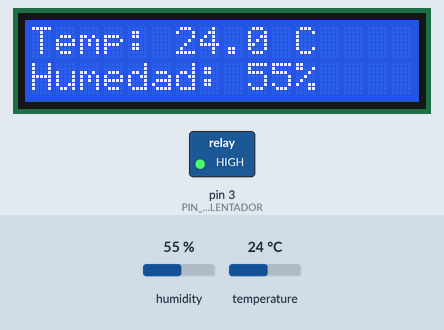
Simulated run of this sketch. Board: Arduino Uno, built with avr-gcc and run on an emulated ATmega328P. Shown: 16×2 character LCD, switched loads named in the sketch (green lamp = pin HIGH). The inputs (shaded band) are chosen by the test bench; at power-on: temperature 24 °C, humidity 55 %.

Above: at 3.2 s.
3.3 s: temperature set to 37.5 °C
At 6.4 s:
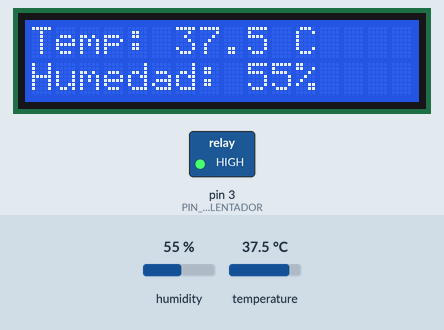
7.2 s: temperature set to 38.6 °C
At 8.6 s:
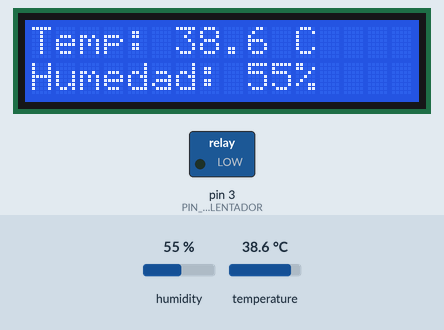
11.1 s: humidity set to 22 %
At 12.0 s:
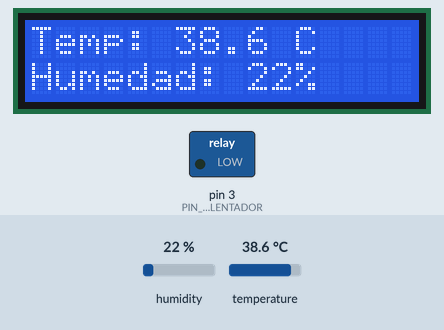
15.0 s: humidity set to 40 %
At 18.8 s:
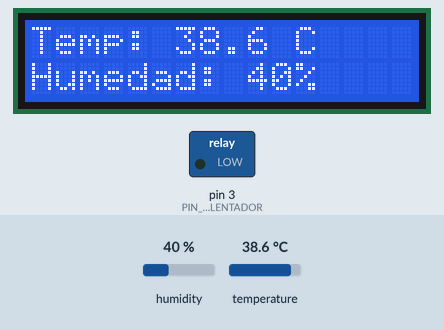
Timing chart, 0 to 19.9 s (numbered marks = the images above; inputs shaded):
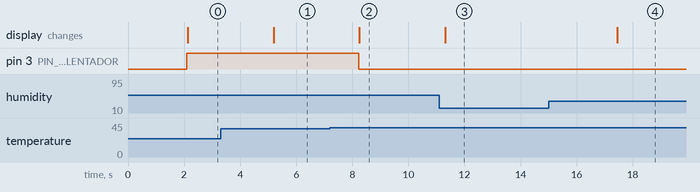

Measured:
- the behaviour switches between 38 and 38.1 °C on temperature (found by bisection; images 1 and 2)
- after the input at 3.3 s, the display: changes after 1.9 s (image 1)
- after the input at 7.2 s, pin 3 (PIN_CALENTADOR): HIGH → LOW after 1.0 s; the display: changes after 1.1 s (image 2)
- after the input at 11.1 s, the display: changes after 0.22 s (image 3)
- after the input at 15.0 s, the display: changes after 2.4 s (image 4)

The sketch:

sketch.ino
```cpp
/* * CONTROL AUTOMÁTICO DE TEMPERATURA Y HUMEDAD PARA INCUBADORA
 * Mantiene la temperatura estable encendiendo o apagando el foco (relé)
 * según las lecturas del sensor DHT22 y muestra los datos en la pantalla LCD.
 */

#include <DHT.h>
#include <Wire.h>
#include <LiquidCrystal_I2C.h>

#define DHTPIN 2
#define DHTTYPE DHT22
#define PIN_CALENTADOR 3

const float TEMP_IDEAL = 37.5;
const float HISTERESIS = 0.5;

DHT dht(DHTPIN, DHTTYPE);
LiquidCrystal_I2C lcd(0x27, 16, 2);

void setup() {
  pinMode(PIN_CALENTADOR, OUTPUT);
  digitalWrite(PIN_CALENTADOR, LOW);

  dht.begin();
  lcd.init();
  lcd.backlight();

  lcd.setCursor(0, 0);
  lcd.print("Incubadora V1.0");
  lcd.setCursor(0, 1);
  lcd.print("Iniciando...");
  delay(2000);
  lcd.clear();
}

void loop() {
  float t = dht.readTemperature();
  float h = dht.readHumidity();

  if (isnan(t) || isnan(h)) {
    lcd.setCursor(0, 0);
    lcd.print("Error Sensor   ");
    digitalWrite(PIN_CALENTADOR, LOW);
    return;
  }

  if (t < (TEMP_IDEAL - HISTERESIS)) {
    digitalWrite(PIN_CALENTADOR, HIGH);
  }
  else if (t > (TEMP_IDEAL + HISTERESIS)) {
    digitalWrite(PIN_CALENTADOR, LOW);
  }

  lcd.setCursor(0, 0);
  lcd.print("Temp: "); lcd.print(t, 1); lcd.print(" C   ");

  lcd.setCursor(0, 1);
  lcd.print("Humedad: "); lcd.print(h, 0); lcd.print("%  ");

  delay(1500);
}
```
